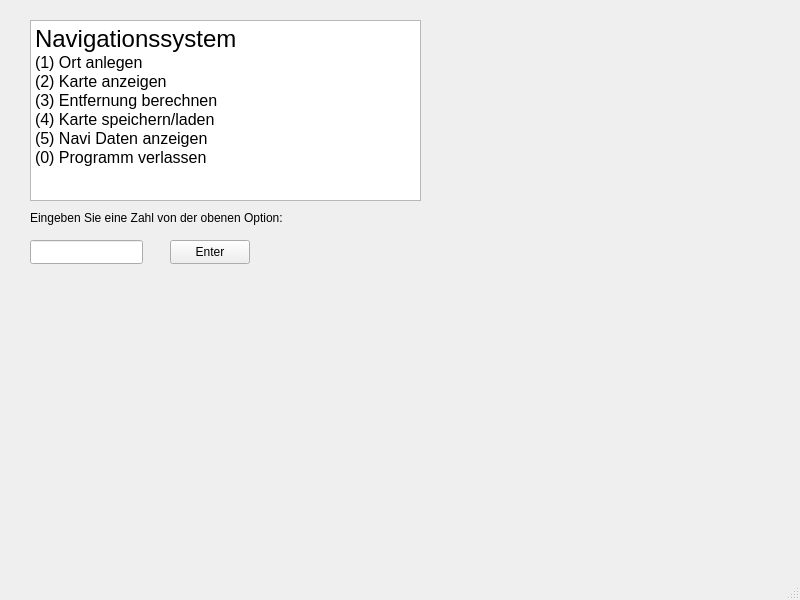
<?xml version="1.0" encoding="UTF-8"?>
<ui version="4.0">
 <class>MainWindow</class>
 <widget class="QMainWindow" name="MainWindow">
  <property name="geometry">
   <rect>
    <x>0</x>
    <y>0</y>
    <width>800</width>
    <height>600</height>
   </rect>
  </property>
  <property name="windowTitle">
   <string>MainWindow</string>
  </property>
  <widget class="QWidget" name="centralwidget">
   <widget class="QTextEdit" name="textEdit">
    <property name="geometry">
     <rect>
      <x>30</x>
      <y>20</y>
      <width>391</width>
      <height>181</height>
     </rect>
    </property>
    <property name="html">
     <string>&lt;!DOCTYPE HTML PUBLIC &quot;-//W3C//DTD HTML 4.0//EN&quot; &quot;http://www.w3.org/TR/REC-html40/strict.dtd&quot;&gt;
&lt;html&gt;&lt;head&gt;&lt;meta name=&quot;qrichtext&quot; content=&quot;1&quot; /&gt;&lt;meta charset=&quot;utf-8&quot; /&gt;&lt;style type=&quot;text/css&quot;&gt;
p, li { white-space: pre-wrap; }
hr { height: 1px; border-width: 0; }
li.unchecked::marker { content: &quot;\2610&quot;; }
li.checked::marker { content: &quot;\2612&quot;; }
&lt;/style&gt;&lt;/head&gt;&lt;body style=&quot; font-family:'Segoe UI'; font-size:9pt; font-weight:400; font-style:normal;&quot;&gt;
&lt;p style=&quot; margin-top:0px; margin-bottom:0px; margin-left:0px; margin-right:0px; -qt-block-indent:0; text-indent:0px;&quot;&gt;&lt;span style=&quot; font-size:18pt;&quot;&gt;Navigationssystem &lt;/span&gt;&lt;/p&gt;
&lt;p style=&quot; margin-top:0px; margin-bottom:0px; margin-left:0px; margin-right:0px; -qt-block-indent:0; text-indent:0px;&quot;&gt;&lt;span style=&quot; font-size:12pt;&quot;&gt;(1) Ort anlegen&lt;/span&gt;&lt;/p&gt;
&lt;p style=&quot; margin-top:0px; margin-bottom:0px; margin-left:0px; margin-right:0px; -qt-block-indent:0; text-indent:0px;&quot;&gt;&lt;span style=&quot; font-size:12pt;&quot;&gt;(2) Karte anzeigen&lt;/span&gt;&lt;/p&gt;
&lt;p style=&quot; margin-top:0px; margin-bottom:0px; margin-left:0px; margin-right:0px; -qt-block-indent:0; text-indent:0px;&quot;&gt;&lt;span style=&quot; font-size:12pt;&quot;&gt;(3) Entfernung berechnen&lt;/span&gt;&lt;/p&gt;
&lt;p style=&quot; margin-top:0px; margin-bottom:0px; margin-left:0px; margin-right:0px; -qt-block-indent:0; text-indent:0px;&quot;&gt;&lt;span style=&quot; font-size:12pt;&quot;&gt;(4) Karte speichern/laden&lt;/span&gt;&lt;/p&gt;
&lt;p style=&quot; margin-top:0px; margin-bottom:0px; margin-left:0px; margin-right:0px; -qt-block-indent:0; text-indent:0px;&quot;&gt;&lt;span style=&quot; font-size:12pt;&quot;&gt;(5) Navi Daten anzeigen&lt;/span&gt;&lt;/p&gt;
&lt;p style=&quot; margin-top:0px; margin-bottom:0px; margin-left:0px; margin-right:0px; -qt-block-indent:0; text-indent:0px;&quot;&gt;&lt;span style=&quot; font-size:12pt;&quot;&gt;(0) Programm verlassen&lt;/span&gt;&lt;/p&gt;&lt;/body&gt;&lt;/html&gt;</string>
    </property>
   </widget>
   <widget class="QLineEdit" name="lineMainInput">
    <property name="geometry">
     <rect>
      <x>30</x>
      <y>240</y>
      <width>113</width>
      <height>24</height>
     </rect>
    </property>
   </widget>
   <widget class="QLabel" name="label">
    <property name="geometry">
     <rect>
      <x>30</x>
      <y>210</y>
      <width>341</width>
      <height>16</height>
     </rect>
    </property>
    <property name="text">
     <string>Eingeben Sie eine Zahl von der obenen Option:</string>
    </property>
   </widget>
   <widget class="QPushButton" name="pushButton">
    <property name="geometry">
     <rect>
      <x>170</x>
      <y>240</y>
      <width>80</width>
      <height>24</height>
     </rect>
    </property>
    <property name="text">
     <string>Enter</string>
    </property>
   </widget>
  </widget>
  <widget class="QMenuBar" name="menubar">
   <property name="geometry">
    <rect>
     <x>0</x>
     <y>0</y>
     <width>800</width>
     <height>21</height>
    </rect>
   </property>
  </widget>
  <widget class="QStatusBar" name="statusbar"/>
 </widget>
 <resources/>
 <connections/>
</ui>
